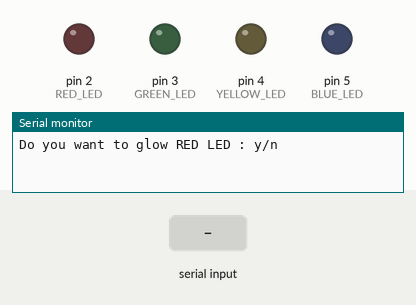
Recording of a sketch running on a simulated Arduino Uno, built with avr-gcc and run on an emulated ATmega328P. Parts: output pins drawn as LEDs (lit = HIGH), the last lines printed to the serial monitor. Inputs (shaded band) come from the test bench.

Above: at 1.2 s.
1.3 s: "y\n" received over Serial
At 2.2 s:
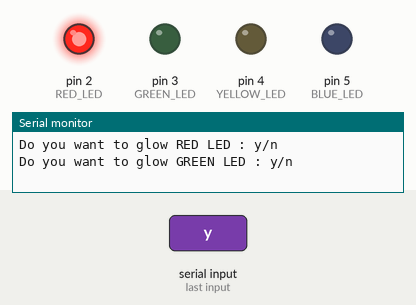
2.8 s: "y\n" received over Serial
At 3.3 s:
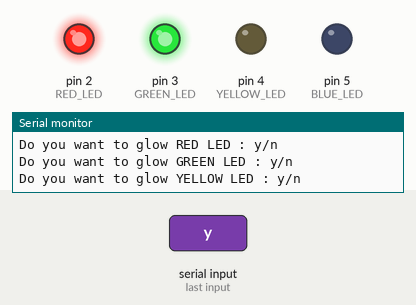
Timing chart, 0 to 5.8 s (numbered marks = the images above; inputs shaded):
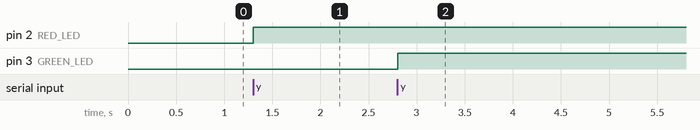

Measured:
- after the input at 1.3 s, pin 2 (RED_LED): LOW → HIGH at once
- after the input at 2.8 s, pin 3 (GREEN_LED): LOW → HIGH at once

The sketch:

Assignment06.ino
```cpp
//Question 6:
// Write an Interactive program for switching the LEDs, ON and OFF. Connect four LEDs to the Arduino

// Author: BHANWARLAL PRAJAPAT
// Date : 24 June 2023

// HardWare :
// 1. Arduino UNO : 1
// 2. Arduino USB Connector : 1
// 3. BreadBoard : 1
// 4. Male to Male Connector : 5
// 5. LED : 4
// 6. Resistor : 4 (470 Ohm)

// INSTRUCTION:
// 1. Connect -ve Terminal of all LEDs to Resistors one by one
// 2. Connect other Terminal of Resistor to GND Line BreadBoard
// 3. Connect +ve terminal of RED_LED to PIN 2 using Jumper Wire (red Prefered)
// 4. Connect +ve terminal of GREEN_LED to PIN 3 using Jumper Wire (green Prefered)
// 5. Connect +ve terminal of YELLOW_LED to PIN 4 using Jumper Wire (yellow Prefered)
// 6. Connect +ve terminal of BLUE_LED to PIN 5 using Jumper Wire (blue Prefered)
// 7. Connect GND LINE of BreadBoard to GND PIN of Arduino Board Using Jumping Wire.
//Run the Code to get Desired Output

#define RED_LED 2
#define GREEN_LED 3
#define YELLOW_LED 4
#define BLUE_LED 5

void setup() {
 Serial.begin(9600);
 Serial.setTimeout(2000);
 pinMode(RED_LED, OUTPUT);
 pinMode(GREEN_LED, OUTPUT);
 pinMode(YELLOW_LED, OUTPUT);
 pinMode(BLUE_LED, OUTPUT);
}
String redOutput,greenOutput,yellowOutput,blueOutput;
void loop() {
 Serial.println("Do you want to glow RED LED : y/n");
 redOutput = Serial.readStringUntil('\n');
 redOutput.trim();
 if(redOutput=="y")
  digitalWrite(RED_LED, HIGH);
 else if(redOutput=="n")
  digitalWrite(RED_LED, LOW);

 Serial.println("Do you want to glow GREEN LED : y/n");
 greenOutput = Serial.readStringUntil('\n');
 greenOutput.trim();
 if(greenOutput=="y")
  digitalWrite(GREEN_LED, HIGH);
 else if(greenOutput=="n")
  digitalWrite(GREEN_LED, LOW);

 Serial.println("Do you want to glow YELLOW LED : y/n");
 yellowOutput = Serial.readStringUntil('\n');
 yellowOutput.trim();
 if(yellowOutput=="y")
  digitalWrite(YELLOW_LED, HIGH);
 else if (yellowOutput =="n")
  digitalWrite(YELLOW_LED, LOW);

 Serial.println("Do you want to glow BLUE LED : y/n");
 blueOutput = Serial.readStringUntil('\n');
 blueOutput.trim();
 if(blueOutput=="y")
  digitalWrite(BLUE_LED, HIGH);
 else if(blueOutput=="n")
  digitalWrite(BLUE_LED, LOW);
}
```
